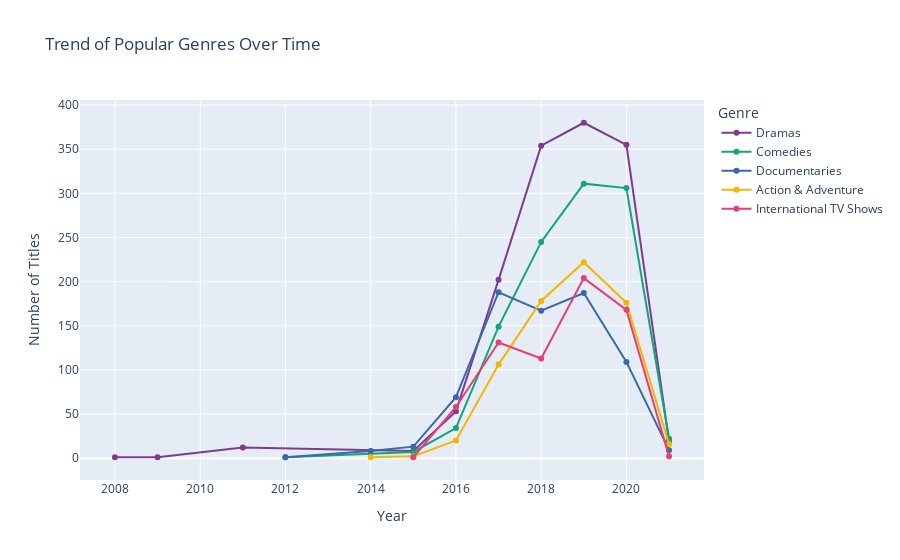

The notebook cell this image was saved under:
### Code cell
popular_genres = df['Main_Genre'].value_counts().head(5).index
genre_trends = df[df['Main_Genre'].isin(popular_genres)].groupby(['Year','Main_Genre']).size().reset_index(name='Count')
fig5 = px.line(genre_trends, x='Year', y='Count', color='Main_Genre', markers=True,
               title="Trend of Popular Genres Over Time",
               labels={'Count':'Number of Titles','Year':'Year','Main_Genre':'Genre'},
               color_discrete_sequence=px.colors.qualitative.Bold)
fig5.show()

### Figure 1 — Plotly figure (JSON) as saved in the notebook; plotly's stock layout.template omitted (floating-point values rounded to 4 significant figures)
{"data": [{"hovertemplate": "Genre=Dramas<br>Year=%{x}<br>Number of Titles=%{y}<extra></extra>", "legendgroup": "Dramas", "line": {"color": "rgb(127, 60, 141)", "dash": "solid"}, "marker": {"symbol": "circle"}, "mode": "lines+markers", "name": "Dramas", "orientation": "v", "showlegend": true, "type": "scatter", "x": [2008.0, 2009.0, 2011.0, 2015.0, 2016.0, 2017.0, 2018.0, 2019.0, 2020.0, 2021.0], "xaxis": "x", "y": [1, 1, 12, 8, 53, 202, 354, 380, 355, 19], "yaxis": "y"}, {"hovertemplate": "Genre=Comedies<br>Year=%{x}<br>Number of Titles=%{y}<extra></extra>", "legendgroup": "Comedies", "line": {"color": "rgb(17, 165, 121)", "dash": "solid"}, "marker": {"symbol": "circle"}, "mode": "lines+markers", "name": "Comedies", "orientation": "v", "showlegend": true, "type": "scatter", "x": [2012.0, 2015.0, 2016.0, 2017.0, 2018.0, 2019.0, 2020.0, 2021.0], "xaxis": "x", "y": [1, 7, 34, 149, 245, 311, 306, 22], "yaxis": "y"}, {"hovertemplate": "Genre=Documentaries<br>Year=%{x}<br>Number of Titles=%{y}<extra></extra>", "legendgroup": "Documentaries", "line": {"color": "rgb(57, 105, 172)", "dash": "solid"}, "marker": {"symbol": "circle"}, "mode": "lines+markers", "name": "Documentaries", "orientation": "v", "showlegend": true, "type": "scatter", "x": [2012.0, 2014.0, 2015.0, 2016.0, 2017.0, 2018.0, 2019.0, 2020.0, 2021.0], "xaxis": "x", "y": [1, 8, 13, 69, 188, 167, 187, 109, 9], "yaxis": "y"}, {"hovertemplate": "Genre=Action & Adventure<br>Year=%{x}<br>Number of Titles=%{y}<extra></extra>", "legendgroup": "Action & Adventure", "line": {"color": "rgb(242, 183, 1)", "dash": "solid"}, "marker": {"symbol": "circle"}, "mode": "lines+markers", "name": "Action & Adventure", "orientation": "v", "showlegend": true, "type": "scatter", "x": [2014.0, 2015.0, 2016.0, 2017.0, 2018.0, 2019.0, 2020.0, 2021.0], "xaxis": "x", "y": [1, 2, 20, 106, 178, 222, 176, 16], "yaxis": "y"}, {"hovertemplate": "Genre=International TV Shows<br>Year=%{x}<br>Number of Titles=%{y}<extra></extra>", "legendgroup": "International TV Shows", "line": {"color": "rgb(231, 63, 116)", "dash": "solid"}, "marker": {"symbol": "circle"}, "mode": "lines+markers", "name": "International TV Shows", "orientation": "v", "showlegend": true, "type": "scatter", "x": [2015.0, 2016.0, 2017.0, 2018.0, 2019.0, 2020.0, 2021.0], "xaxis": "x", "y": [1, 58, 131, 113, 204, 168, 2], "yaxis": "y"}], "layout": {"legend": {"title": {"text": "Genre"}, "tracegroupgap": 0}, "title": {"text": "Trend of Popular Genres Over Time"}, "xaxis": {"anchor": "y", "domain": [0, 1], "title": {"text": "Year"}}, "yaxis": {"anchor": "x", "domain": [0, 1], "title": {"text": "Number of Titles"}}}}
